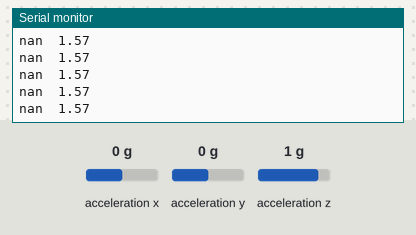
The program below on a simulated Arduino Uno, built with avr-gcc and run on an emulated ATmega328P. On the bench: the last lines printed to the serial monitor. Wiring (inferred from the names in the program): MPU-6050 motion sensor at I2C address 0x68; MPU-6050 motion sensor at I2C address 0x69. The inputs (shaded band) are chosen by the test bench; at power-on: acceleration x 0 g, acceleration y 0 g, acceleration z 1 g.

Above: at 1.2 s.
1.3 s: acceleration x set to -1.4 g
At 1.9 s:
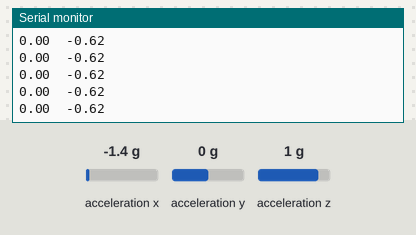
3.2 s: acceleration y set to -1.4 g
At 4.3 s:
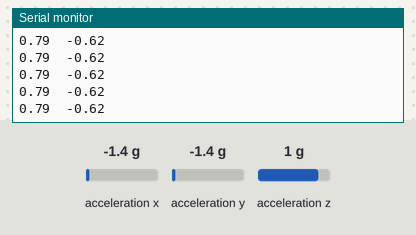
4.7 s: acceleration z set to -1.4 g
At 5.6 s:
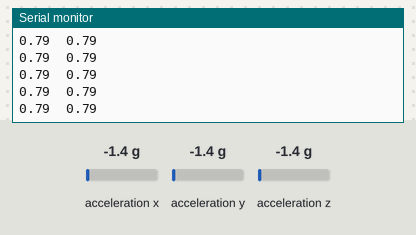

Measured:
- after the input at 1.3 s, the serial monitor: prints a new line at once (image 1)
- after the input at 3.2 s, the serial monitor: prints a new line at once (image 2)
- after the input at 4.7 s, the serial monitor: prints a new line at once (image 3)

The program:

main.cpp
```cpp
// (c) Michael Schoeffler 2017, http://www.mschoeffler.de

#include <Wire.h> // This library allows you to communicate with I2C devices.
#include "math.h"
#include <Arduino.h>
#include "niceFunctions.hpp"

const uint8_t MPU_ADDR[] = {0x68, 0x69}; // I2C addresses of the MPU-6050. If AD0 pin is set to HIGH, the I2C address will be 0x69.

// To access the addresses, you can use the index operator, for example:
// MPU_ADDR[0] will give you the address 0x68
// MPU_ADDR[1] will give you the address 0x69

int16_t accelerometer_x, accelerometer_y, accelerometer_z; // variables for accelerometer raw data

void setup() {
	Serial.begin(115200);
	Wire.begin();

	for (int i = 0; i < 2; i++) {
		Wire.beginTransmission(MPU_ADDR[i]); // Begins a transmission to the I2C slave (GY-521 board)
		Wire.write(0x6B); // PWR_MGMT_1 register
		Wire.write(0); // set to zero (wakes up the MPU-6050)
		Wire.endTransmission(true);
	}
}

void loop() {
	for (int i = 0; i < 2; i++) {
		Wire.beginTransmission(MPU_ADDR[i]);
		Wire.write(0x3B); // starting with register 0x3B (ACCEL_XOUT_H) [MPU-6000 and MPU-6050 Register Map and Descriptions Revision 4.2, p.40]
		Wire.endTransmission(false); // the parameter indicates that the Arduino will send a restart. As a result, the connection is kept active.
		Wire.requestFrom(MPU_ADDR[i], 3*2, true); // request a total of 7*2=14 registers

		// "Wire.read()<<8 | Wire.read();" means two registers are read and stored in the same variable
		accelerometer_x = Wire.read()<<8 | Wire.read(); // reading registers: 0x3B (ACCEL_XOUT_H) and 0x3C (ACCEL_XOUT_L)
		accelerometer_y = Wire.read()<<8 | Wire.read(); // reading registers: 0x3D (ACCEL_YOUT_H) and 0x3E (ACCEL_YOUT_L)
		accelerometer_z = Wire.read()<<8 | Wire.read(); // reading registers: 0x3F (ACCEL_ZOUT_H) and 0x40 (ACCEL_ZOUT_L)

		double test = 0;

		if (i == 0)
			test = angleXY(accelerometer_x, accelerometer_y);
		else if (i == 1)
			test = angleXZ(accelerometer_x, accelerometer_z);

		Serial.print(test);

		// print out data
		// Serial.print("aX = "); Serial.print(convert_int16_to_str(accelerometer_x));
		// Serial.print(" | aY = "); Serial.print(convert_int16_to_str(accelerometer_y));
		// Serial.print(" | aZ = "); Serial.print(convert_int16_to_str(accelerometer_z));
		if (i == 1) {
			Serial.println();
		} else {
			Serial.print('\t');
		}
	}
}
```

niceFunctions.hpp
```cpp
#pragma once

double angleXY(int x, int y);
double angleXZ(int x, int z);
double angleYZ(int y, int z);

double angleYX(int y, int x);
double angleZX(int z, int x);
double angleZY(int z, int y);
```

niceFunctions.cpp
```cpp
#include "niceFunctions.hpp"
#include "math.h"

double angleXY(int x, int y) {
    double length = atan(float(y)/float(x));
    return length;
}

double angleXZ(int x, int z) {
    double length = atan(float(z)/float(x));
    return length;
}

double andgleYZ(int y, int z) {
    double length = atan(float(z)/float(y));
    return length;
}

double angleYX(int y, int x) {
    double length = atan(float(x)/float(y));
    return length;
}

double angleZX(int z, int x) {
    double length = atan(float(x)/float(z));
    return length;
}

double angleZY(int z, int y) {
    double length = atan(float(y)/float(z));
    return length;
}
```
